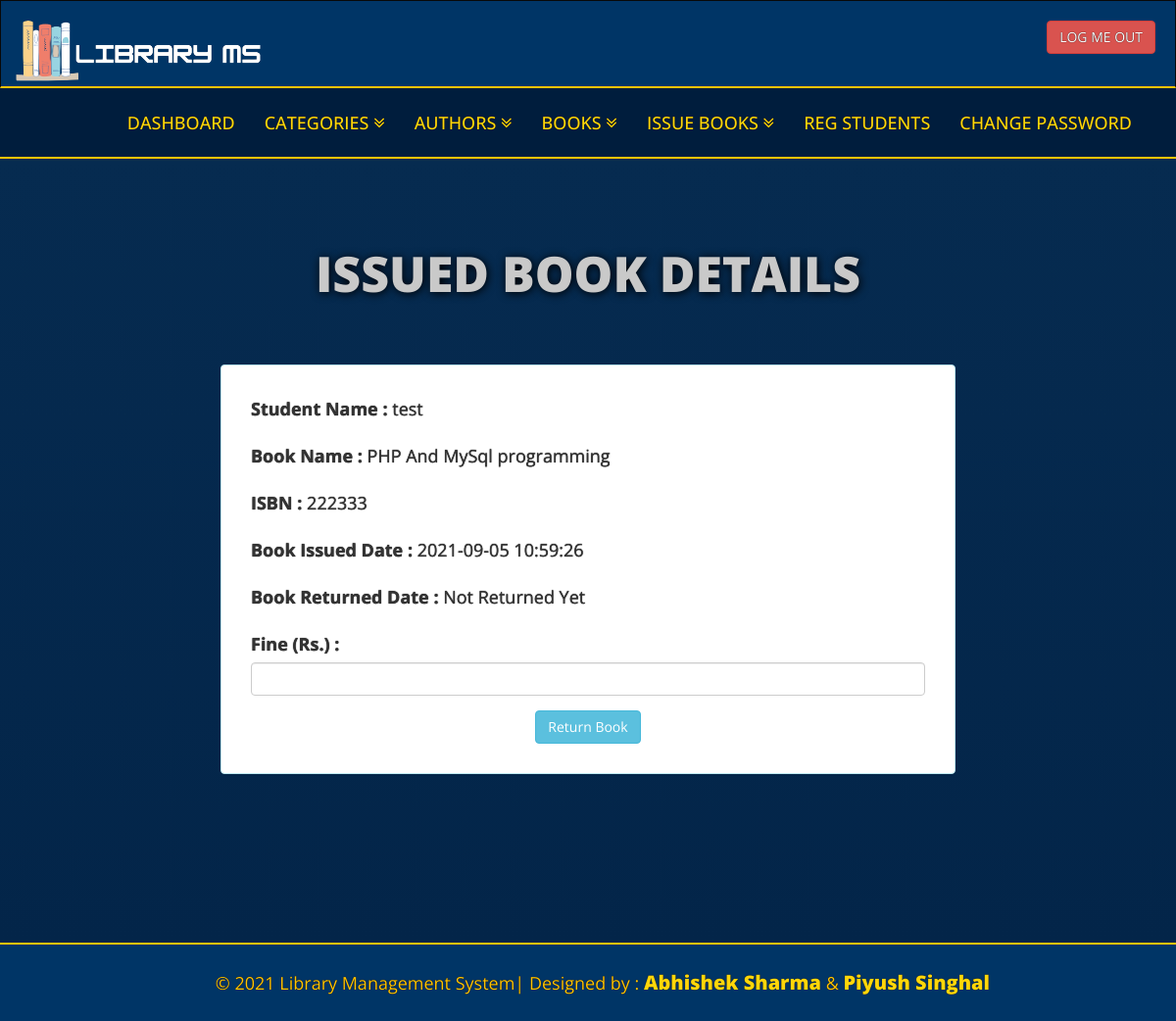
The page /library/admin/update-issue-bookdeails.php?rid=5 (signed in) on the database its author committed.
### tables this page shows
CREATE TABLE `tblissuedbookdetails` (
  `id` int(11) NOT NULL,
  `BookId` int(11) DEFAULT NULL,
  `StudentID` varchar(150) DEFAULT NULL,
  `IssuesDate` timestamp NULL DEFAULT CURRENT_TIMESTAMP,
  `ReturnDate` timestamp NULL DEFAULT NULL ON UPDATE CURRENT_TIMESTAMP,
  `RetrunStatus` int(1) DEFAULT NULL,
  `fine` int(11) DEFAULT NULL
);

CREATE TABLE `tblstudents` (
  `id` int(11) NOT NULL,
  `StudentId` varchar(100) DEFAULT NULL,
  `FullName` varchar(120) DEFAULT NULL,
  `EmailId` varchar(120) DEFAULT NULL,
  `MobileNumber` char(11) DEFAULT NULL,
  `Password` varchar(120) DEFAULT NULL,
  `Status` int(1) DEFAULT NULL,
  `RegDate` timestamp NULL DEFAULT CURRENT_TIMESTAMP,
  `UpdationDate` timestamp NULL DEFAULT NULL ON UPDATE CURRENT_TIMESTAMP
);

CREATE TABLE `tblbooks` (
  `id` int(11) NOT NULL,
  `BookName` varchar(255) DEFAULT NULL,
  `CatId` int(11) DEFAULT NULL,
  `AuthorId` int(11) DEFAULT NULL,
  `ISBNNumber` int(11) DEFAULT NULL,
  `BookPrice` int(11) DEFAULT NULL,
  `RegDate` timestamp NULL DEFAULT CURRENT_TIMESTAMP,
  `UpdationDate` timestamp NULL DEFAULT NULL ON UPDATE CURRENT_TIMESTAMP
);

### library/admin/update-issue-bookdeails.php (the view, shortened to what this page needs)
<?php
include('includes/config.php');
if (strlen($_SESSION['alogin']) == 0) {
    header('location:index.php');
} else {
?>
<!DOCTYPE html>
<html xmlns="http://www.w3.org/1999/xhtml">
<head>
    <link href="../assets/css/bootstrap.css" rel="stylesheet" />
    <link href="../assets/css/font-awesome.css" rel="stylesheet" />
    <link href="../assets/css/style.css" rel="stylesheet" />
</head>
<body>
    <?php include('includes/header.php'); ?>
    <div class=" content-wrapper">
        <div class="container">
            <div class="row pad-botm">
                <div class="col-md-12">
                    <h4 class="header-line">Issued Book Details</h4>
                </div>
            </div>
            <div class="row">
                <div class="col-md-8 col-sm-6 col-xs-12 col-md-offset-2">
                    <div style=" width: 100%;text-align: center;" class=" panel panel-info">
                        <div style="padding:30px; text-align:left; " class="panel-body">
                            <form role="form" method="post">
                                <?php
                                    $rid = intval($_GET['rid']);
                                    $sql = "SELECT tblstudents.FullName,tblbooks.BookName,tblbooks.ISBNNumber,tblissuedbookdetails.IssuesDate,tblissuedbookdetails.ReturnDate,tblissuedbookdetails.id as rid,tblissuedbookdetails.fine,tblissuedbookdetails.RetrunStatus from  tblissuedbookdetails join tblstudents on tblstudents.StudentId=tblissuedbookdetails.StudentId join tblbooks on tblbooks.id=tblissuedbookdetails.BookId where tblissuedbookdetails.id=:rid";
                                    $query = $dbh->prepare($sql);
                                    $query->bindParam(':rid', $rid, PDO::PARAM_STR);
                                    $query->execute();
                                    $results = $query->fetchAll(PDO::FETCH_OBJ);
                                    if ($query->rowCount() > 0) {
                                        foreach ($results as $result) {               ?>
                                <div class="form-group">
                                    <label>Student Name :</label>
                                    <?php echo htmlentities($result->FullName); ?>
                                </div>
                                <div class="form-group">
                                    <label>Book Name :</label>
                                    <?php echo htmlentities($result->BookName); ?>
                                </div>
                                <div class="form-group">
                                    <label>ISBN :</label>
                                    <?php echo htmlentities($result->ISBNNumber); ?>
                                </div>
                                <div class="form-group">
                                    <label>Book Issued Date :</label>
                                    <?php echo htmlentities($result->IssuesDate); ?>
                                </div>
                                <div class="form-group">
                                    <label>Book Returned Date :</label>
                                    <?php if ($result->ReturnDate == "") {
                                                    echo htmlentities("Not Returned Yet");
                                                } else {
                                                    echo htmlentities($result->ReturnDate);
                                                }
                                                ?>
                                </div>
                                <div class="form-group">
                                    <label>Fine (Rs.) :</label>
                                    <?php
                                                if ($result->fine == "") { ?>
                                    <input class="form-control" type="text" name="fine" id="fine" required />
                                    <?php } else {
                                                    echo htmlentities($result->fine);
                                                }
                                                ?>
                                </div>
                                <?php if ($result->RetrunStatus == 0) { ?>
                                <div style="text-align:center;">
                                    <button type="submit" name="return" id="submit" class="btn btn-info">Return Book
                                    </button>
                                </div>
                        </div>
                        <?php }
                                        }
                                    } ?>
                    </div>
                </div>
            </div>
        </div>
    </div>
    <?php include('includes/footer.php'); ?>
</body>
</html>
<?php } ?>

### library/assets/css/style.css (style rules this page uses)
﻿body, html { font-family: "Open Sans", sans-serif; line-height: 28px; font-size: 18px; text-shadow: 0px 0px 1px #000; overflow-x: hidden; }
.content-wrapper { padding: 80px 0; min-height: 800px; background: linear-gradient(#062b50, #032549); margin-top: 0px; text-align: center; }
.header-line { font-size: 50px; text-shadow: 1px 1px 10px #000; color: #c9c9c9; font-weight: 900; padding-bottom: 25px; text-transform: uppercase; }
.pad-botm { padding-bottom: 30px; }

### rows shown on the page
tblissuedbookdetails: tblstudents.FullName "test", BookId.BookName "PHP And MySql programming", BookId.ISBNNumber "222333", IssuesDate "2021-09-05 10:59:26", RetrunStatus "Return Book"
